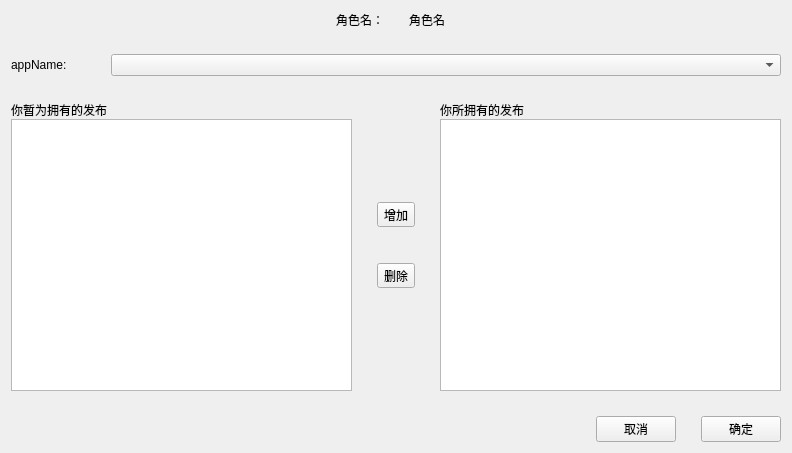
<?xml version="1.0" encoding="UTF-8"?>
<ui version="4.0">
 <class>fabuRightWidget</class>
 <widget class="QWidget" name="fabuRightWidget">
  <property name="geometry">
   <rect>
    <x>0</x>
    <y>0</y>
    <width>792</width>
    <height>453</height>
   </rect>
  </property>
  <property name="windowTitle">
   <string>修改发布权限</string>
  </property>
  <layout class="QHBoxLayout" name="horizontalLayout_5">
   <item>
    <layout class="QVBoxLayout" name="verticalLayout_4">
     <property name="spacing">
      <number>25</number>
     </property>
     <item>
      <layout class="QHBoxLayout" name="horizontalLayout_4">
       <item alignment="Qt::AlignRight">
        <widget class="QLabel" name="label_2">
         <property name="sizePolicy">
          <sizepolicy hsizetype="Fixed" vsizetype="Preferred">
           <horstretch>0</horstretch>
           <verstretch>0</verstretch>
          </sizepolicy>
         </property>
         <property name="text">
          <string>角色名：</string>
         </property>
        </widget>
       </item>
       <item alignment="Qt::AlignLeft">
        <widget class="QLabel" name="roleNameLabel">
         <property name="sizePolicy">
          <sizepolicy hsizetype="Fixed" vsizetype="Preferred">
           <horstretch>0</horstretch>
           <verstretch>0</verstretch>
          </sizepolicy>
         </property>
         <property name="text">
          <string>角色名</string>
         </property>
        </widget>
       </item>
      </layout>
     </item>
     <item>
      <layout class="QHBoxLayout" name="horizontalLayout" stretch="1,9">
       <item>
        <widget class="QLabel" name="label">
         <property name="text">
          <string>appName:</string>
         </property>
        </widget>
       </item>
       <item alignment="Qt::AlignBottom">
        <widget class="QComboBox" name="appComboBox">
         <property name="sizePolicy">
          <sizepolicy hsizetype="Preferred" vsizetype="Fixed">
           <horstretch>0</horstretch>
           <verstretch>0</verstretch>
          </sizepolicy>
         </property>
        </widget>
       </item>
      </layout>
     </item>
     <item>
      <layout class="QHBoxLayout" name="horizontalLayout_3">
       <item>
        <layout class="QVBoxLayout" name="verticalLayout_2">
         <property name="spacing">
          <number>0</number>
         </property>
         <item>
          <widget class="QLabel" name="noOwnFabuLabel">
           <property name="text">
            <string>你暂为拥有的发布</string>
           </property>
          </widget>
         </item>
         <item>
          <widget class="QListWidget" name="allList"/>
         </item>
        </layout>
       </item>
       <item>
        <layout class="QVBoxLayout" name="verticalLayout">
         <property name="topMargin">
          <number>90</number>
         </property>
         <property name="bottomMargin">
          <number>90</number>
         </property>
         <item>
          <widget class="QToolButton" name="addToolButton">
           <property name="text">
            <string>增加</string>
           </property>
          </widget>
         </item>
         <item>
          <widget class="QToolButton" name="delToolButton">
           <property name="text">
            <string>删除</string>
           </property>
          </widget>
         </item>
        </layout>
       </item>
       <item>
        <layout class="QVBoxLayout" name="verticalLayout_3">
         <property name="spacing">
          <number>0</number>
         </property>
         <item>
          <widget class="QLabel" name="label_4">
           <property name="text">
            <string>你所拥有的发布</string>
           </property>
          </widget>
         </item>
         <item>
          <widget class="QListWidget" name="ownList"/>
         </item>
        </layout>
       </item>
      </layout>
     </item>
     <item>
      <layout class="QHBoxLayout" name="horizontalLayout_2">
       <item alignment="Qt::AlignRight">
        <widget class="QPushButton" name="cacelButton">
         <property name="sizePolicy">
          <sizepolicy hsizetype="Fixed" vsizetype="Fixed">
           <horstretch>0</horstretch>
           <verstretch>0</verstretch>
          </sizepolicy>
         </property>
         <property name="text">
          <string>取消</string>
         </property>
        </widget>
       </item>
       <item>
        <widget class="QPushButton" name="sureButton">
         <property name="sizePolicy">
          <sizepolicy hsizetype="Fixed" vsizetype="Fixed">
           <horstretch>0</horstretch>
           <verstretch>0</verstretch>
          </sizepolicy>
         </property>
         <property name="text">
          <string>确定</string>
         </property>
        </widget>
       </item>
      </layout>
     </item>
    </layout>
   </item>
  </layout>
 </widget>
 <resources/>
 <connections/>
</ui>
